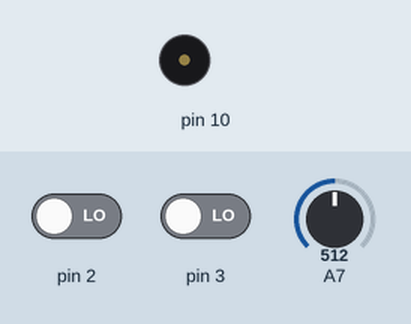
Recording of a sketch running on a simulated Arduino Nano, built with avr-gcc and run on an emulated ATmega328P. Shown: buzzer (waves = sounding). The test bench sets the inputs (shaded band); at power-on: A7 = 512, pin 2 LOW, pin 3 LOW. What the sketch prints to the serial monitor is not drawn.

Above: at 1.2 s.
1.3 s: A7 set to 716
At 1.9 s:
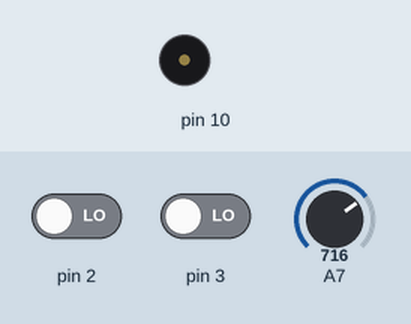
2.9 s: pin 2 driven HIGH
4.8 s: pin 3 driven HIGH
At 5.01 s:
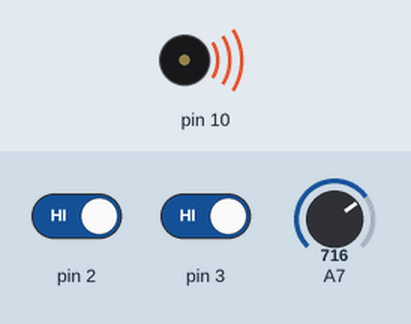
Timing chart, 0 to 13.8 s (numbered marks = the images above; inputs shaded):
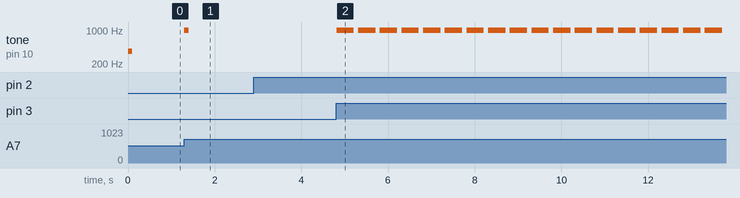

Measured:
- after the input at 1.3 s, tone on pin 10: silent → 988 Hz at once, → silent 0.10 s later
- after the input at 2.9 s, every drawn part: stays the same
- after the input at 4.8 s, tone on pin 10: alternates 988 Hz for 0.40 s and silent for 0.10 s, starting at once

The sketch:

code_for_arduino_workshop.ino
```cpp
const char* NOTE_NAMES[] = {
    "NOTE_B0", "NOTE_C1", "NOTE_CS1", "NOTE_D1", "NOTE_DS1",
    "NOTE_E1", "NOTE_F1", "NOTE_FS1", "NOTE_G1", "NOTE_GS1",
    "NOTE_A1", "NOTE_AS1", "NOTE_B1",
    "NOTE_C2", "NOTE_CS2", "NOTE_D2", "NOTE_DS2",
    "NOTE_E2", "NOTE_F2", "NOTE_FS2", "NOTE_G2", "NOTE_GS2",
    "NOTE_A2", "NOTE_AS2", "NOTE_B2",
    "NOTE_C3", "NOTE_CS3", "NOTE_D3", "NOTE_DS3",
    "NOTE_E3", "NOTE_F3", "NOTE_FS3", "NOTE_G3", "NOTE_GS3",
    "NOTE_A3", "NOTE_AS3", "NOTE_B3",
    "NOTE_C4", "NOTE_CS4", "NOTE_D4", "NOTE_DS4",
    "NOTE_E4", "NOTE_F4", "NOTE_FS4", "NOTE_G4", "NOTE_GS4",
    "NOTE_A4", "NOTE_AS4", "NOTE_B4",
    "NOTE_C5", "NOTE_CS5", "NOTE_D5", "NOTE_DS5",
    "NOTE_E5", "NOTE_F5", "NOTE_FS5", "NOTE_G5", "NOTE_GS5",
    "NOTE_A5", "NOTE_AS5", "NOTE_B5",
    "NOTE_C6", "NOTE_CS6", "NOTE_D6", "NOTE_DS6",
    "NOTE_E6", "NOTE_F6", "NOTE_FS6", "NOTE_G6", "NOTE_GS6",
    "NOTE_A6", "NOTE_AS6", "NOTE_B6",
    "NOTE_C7", "NOTE_CS7", "NOTE_D7", "NOTE_DS7",
    "NOTE_E7", "NOTE_F7", "NOTE_FS7", "NOTE_G7", "NOTE_GS7",
    "NOTE_A7", "NOTE_AS7", "NOTE_B7",
    "NOTE_C8", "NOTE_CS8", "NOTE_D8", "NOTE_DS8"
};
const int NOTE_FREQS[] = {
  31, 33, 35, 37, 39, 41, 44, 46, 49, 52, 55, 58, 62,
  65, 69, 73, 78, 82, 87, 93, 98, 104, 110, 117, 123,
  131, 139, 147, 156, 165, 175, 185, 196, 208, 220, 233, 247,
  262, 277, 294, 311, 330, 349, 370, 392, 415, 440, 466, 494,
  523, 554, 587, 622, 659, 698, 740, 784, 831, 880, 932, 988,
  1047, 1109, 1175, 1245, 1319, 1397, 1480, 1568, 1661, 1760, 1865, 1976,
  2093, 2217, 2349, 2489, 2637, 2794, 2960, 3136, 3322, 3520, 3729, 3951,
  4186, 4435, 4699, 4978
};

int prev_note;
const int max_num_notes = 20;
int NOTES_FOR_SONG[max_num_notes] = {};
int nfs_idx = 0;

void setup() {
  // put your setup code here, to run once:
  Serial.begin(9600);
  pinMode(10, OUTPUT);
  pinMode(2, INPUT);
  }


void loop() {
  int val = analogRead(7);                    // 0–1023
  int idx = map(val, 0, 1023, 0, 87);          // 88 notes total

  if (idx >= 0 && idx < 88 && NOTE_FREQS[idx] != prev_note) {
    Serial.print(NOTE_NAMES[idx]);
    Serial.print(" → ");
    Serial.println(NOTE_FREQS[idx]);
    tone(10, NOTE_FREQS[idx], 100);
    prev_note = NOTE_FREQS[idx];
  }
  if (digitalRead(2) == 1){
    delay(5);
    if (digitalRead(2) ==1){
    NOTES_FOR_SONG[nfs_idx] = prev_note;
    nfs_idx +=1;
    Serial.println("New Not Added");
    }}
   if (digitalRead(3) == 1){
    delay(5);
    if (digitalRead(3) == 1){
    for(int i = 0; i< max_num_notes; i++){
      tone(10, NOTES_FOR_SONG[i], 400);
      delay(500);
      Serial.println(NOTES_FOR_SONG[i]);
      if (NOTES_FOR_SONG[i] == 0){
        break;
        }
      }
    }
   }
  delay(100);
}
```
